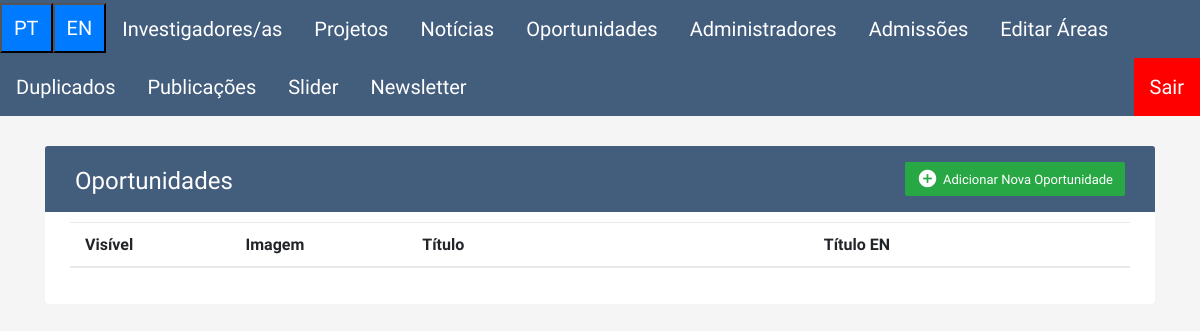
/backoffice/oportunidades/index.php (signed in), run on an earlier commit of the app's database.
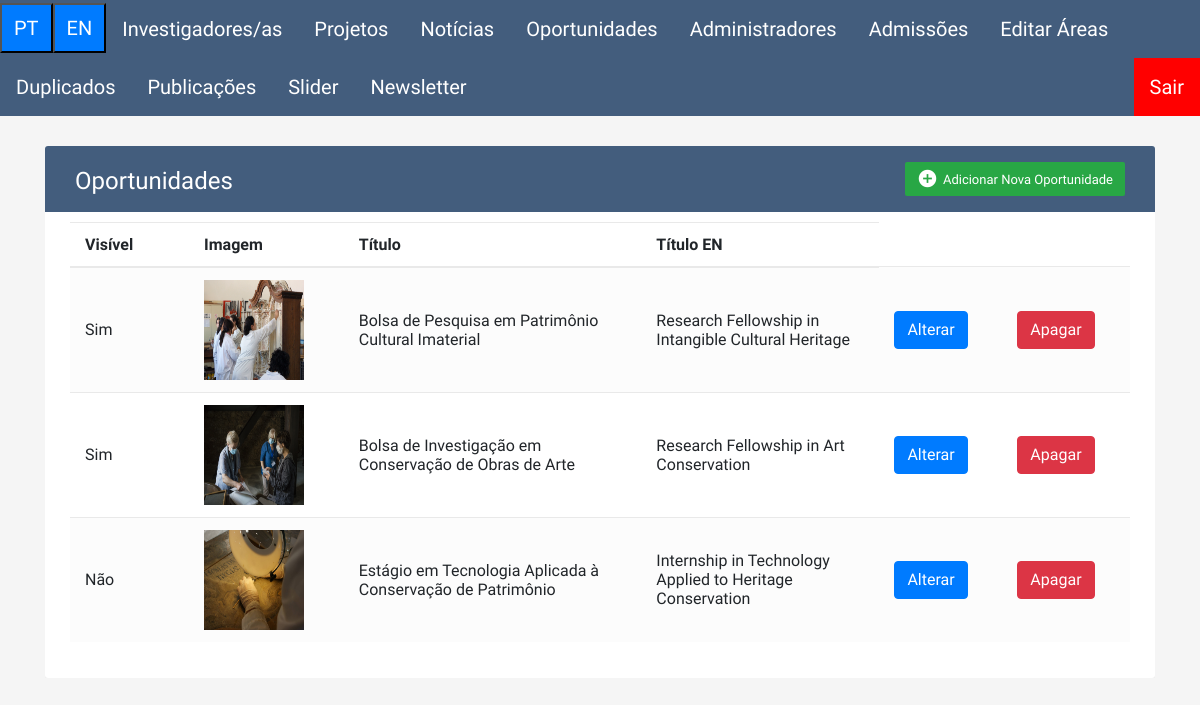
And on a later commit of the database.
### tables this page shows
CREATE TABLE `oportunidades` (
  `id` INT(11) NOT NULL AUTO_INCREMENT,
  `imagem` VARCHAR(100) NOT NULL,
  `titulo` VARCHAR(255) NOT NULL,
  `conteudo` MEDIUMTEXT NOT NULL,
  `visivel` boolean NOT NULL,
  PRIMARY KEY (`id`)
);

### backoffice/verifica.php (called while the page is built, shortened)
<?php
require "navbar.php";
?>

### backoffice/oportunidades/index.php (the view, shortened to what this page needs)
<?php
require "../verifica.php";
require "../config/basedados.php";
$sql = "SELECT id, titulo,titulo_en, imagem,visivel FROM oportunidades ORDER BY visivel DESC, id DESC";
$result = mysqli_query($conn, $sql);
?>
<link rel="stylesheet" href="https://stackpath.bootstrapcdn.com/bootstrap/4.5.0/css/bootstrap.min.css">
<link rel="stylesheet" href="https://maxcdn.bootstrapcdn.com/font-awesome/4.7.0/css/font-awesome.min.css">
<div class="container-xl">
	<div class="table-responsive">
		<div class="table-wrapper">
			<div class="table-title">
				<div class="row">
					<div class="col-sm-6">
						<h2 data-translation='opportunities-title'>Oportunidades</h2>
					</div>
					<div class="col-sm-6">
						<?php
						if ($_SESSION["autenticado"] == "administrador") {
							echo '<a href="create.php" class="btn btn-success"><i class="material-icons">&#xE147;</i>';
							echo '<span data-translation="opportunities-button-add">Adicionar Nova Oportunidade</span></a>';
						}
						?>
					</div>
				</div>
			</div>
			<table class="table table-striped table-hover">
				<thead>
					<tr>
						<th style='width:100px;' data-translation='opportunities-table-visible'>Visível</th>
						<th style='width:110px;' data-translation='opportunities-table-image'>Imagem</th>
						<th style='width:250px;'>Título</th>
						<th style='width:200px;' data-translation='opportunities-table-title-en'>Título EN</th>
					</tr>
				</thead>
				<tbody>
					<?php
					if (@mysqli_num_rows($result) > 0) {
						while ($row = mysqli_fetch_assoc($result)) {
							$row["visivel"] = $row["visivel"] ? "Sim" : "Não";
							echo "<tr>";
							echo "<td>" . $row["visivel"] . "</td>";
							echo "<td><img src='../assets/oportunidades/" . $row["imagem"] . "' width = '100px' height = '100px'></td>";
							echo "<td>" . $row["titulo"] . "</td>";
							echo "<td>" . $row["titulo_en"] . "</td>";
							if ($_SESSION["autenticado"] == "administrador") {
								echo "<td style='width:40px;'><a href='edit.php?id=" . $row["id"] . "' class='btn btn-primary'><span data-translation='opportunities-button-change'>Alterar</span></a></td>";
								echo "<td style='width:40px;'><a href='remove.php?id=" . $row["id"] . "' class='btn btn-danger'><span data-translation='opportunities-button-delete'>Apagar</span></a></td>";
							}
							echo "</tr>";
						}
					}
					?>
				</tbody>
			</table>
		</div>
	</div>
</div>

### backoffice/navbar.php (shortened to what this page needs)
<link href="https://stackpath.bootstrapcdn.com/bootstrap/4.5.2/css/bootstrap.min.css" rel="stylesheet">
<ul class="navUl">
    <li class="navLi">
        <button type="button" id="button_pt_en" onclick="submitLanguageForm('pt');">PT</button>
    </li>
    <li class="navLi">
        <button type="button" id="button_pt_en" onclick="submitLanguageForm('en');">EN</button>
    </li>
    <li class="navLi"><a href="../investigadores" data-translation='researcher-title'>Investigadores</a></li>
    <li class="navLi"><a href="../projetos">Projetos</a></li>
    <li class="navLi"><a href="../noticias">Notícias</a></li>
    <li class="navLi"><a href="../oportunidades">Oportunidades</a></li>
    <?php
    if ($_SESSION["autenticado"] == "administrador") {
        echo "<li class=\"navLi\"><a href=\"../administradores\" data-translation='admin-title'>Administradores</a></li>";
        echo "<li class='navLi'><a href='../admissoes' data-translation='admissions-title'>Admissões</a></li>";
        echo "<li class='navLi'><a href='../areas' data-translation='areas-title'>Editar Áreas</a></li>";
        echo "<li class='navLi'><a href='../duplicados' data-translation='duplicated-title'>Duplicados</a></li>";
        echo "<li class='navLi'><a href='../publicacoes' data-translation='publications-title'>Publicações</a></li>";
        echo "<li class='navLi'><a href='../slider' data-translation='slider'>Slider</a></li>";
        echo "<li class='navLi'><a href='../newsletter' data-translation='newsletter'>Newsletter</a></li>";
    }
    ?>
    <li class="navLi"><a class="leftnav" href="../sair.php" data-translation='exit'>Sair</a></li>
</ul>

### backoffice/navbar.php (style rules this page uses)
.navUl { list-style-type: none; margin: 0; padding: 0; overflow: hidden; background-color: #435d7d; font-size: 20px; font-family: 'Varela Round'; }
.navLi { float: left; }
.navLi a { display: block; color: white; text-align: center; padding: 14px 16px; text-decoration: none; }
.leftnav { display: block; position: absolute; right: 0%; color: white; background-color: #ff0000; text-align: center; padding: 14px 16px; text-decoration: dashed; }
#button_pt_en { background-color: #007bff; padding: 8px 12px; margin-top: 3px; color:white; font-family:'Varela Round' }

What changed in the data, as far as the page shows it:
added oportunidades: visivel "Sim", imagem (picture), titulo "Bolsa de Pesquisa em Patrimônio Cultural Imaterial", titulo_en "Research Fellowship in Intangible Cultural Heritage"
added oportunidades: visivel "Sim", imagem (picture), titulo "Bolsa de Investigação em Conservação de Obras de Arte", titulo_en "Research Fellowship in Art Conservation"
added oportunidades: visivel "Não", imagem (picture), titulo "Estágio em Tecnologia Aplicada à Conservação de Patrimônio", titulo_en "Internship in Technology Applied to Heritage Conservation"
